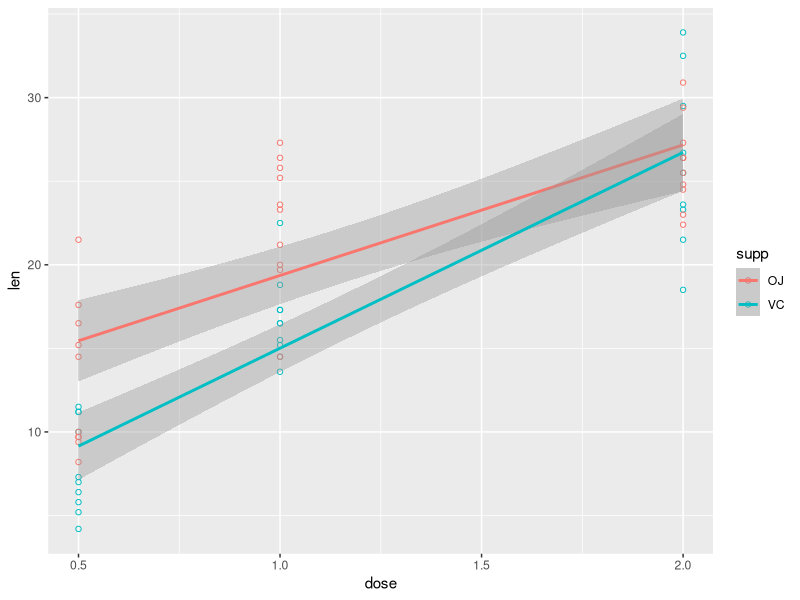

This chart was generated by the following R code:
## ---- chunk 1
knitr::opts_chunk$set(echo = TRUE)
library(ggplot2)
## ---- chunk 2
data(ToothGrowth)
str(ToothGrowth)
## ---- chunk 3
g <- ggplot(ToothGrowth, aes(x=dose, y=len, colour=supp)) + 
  geom_point(shape=1) + geom_smooth(method=lm)
g
## ---- chunk 4
test1 <- t.test(len ~ supp,data=ToothGrowth)
test1
## ---- chunk 5
dose12 <- subset(ToothGrowth, dose %in% c(0.5, 1.0))
dose23 <- subset(ToothGrowth, dose %in% c(1.0, 2.0))
dose13 <- subset(ToothGrowth, dose %in% c(0.5, 2.0))

test2a <- t.test(len ~ dose, data=dose12)
test2b <- t.test(len ~ dose, data=dose13)
test2c <- t.test(len ~ dose, data=dose23)

test2 <- data.frame(p.value = c(test2a$p.value, test2b$p.value, test2c$p.value),
                    conf.int.lower = c(test2a$conf.int[1],
                                                  test2b$conf.int[1],
                                                  test2c$conf.int[1]),
                    conf.int.upper = c(test2a$conf.int[2],
                                                  test2b$conf.int[2],
                                                  test2c$conf.int[2]),
                    row.names = c("Test 2A", "Test 2B", "Test 2C"))

test2
## ---- chunk 6
dose05 <- subset(ToothGrowth, dose == 0.5); test3a <- t.test(len ~ supp, data=dose05)
dose10 <- subset(ToothGrowth, dose == 1.0); test3b <- t.test(len ~ supp, data=dose10)
dose20 <- subset(ToothGrowth, dose == 2.0); test3c <- t.test(len ~ supp, data=dose20)

test3 <- data.frame(p.value = c(test3a$p.value, test3b$p.value, test3c$p.value),
                    conf.int.lower = c(test3a$conf.int[1],
                                                  test3b$conf.int[1],
                                                  test3c$conf.int[1]),
                    conf.int.upper = c(test3a$conf.int[2],
                                                  test3b$conf.int[2],
                                                  test3c$conf.int[2]),
                    row.names = c("Test 3A", "Test 3B", "Test 3C"))

test3

